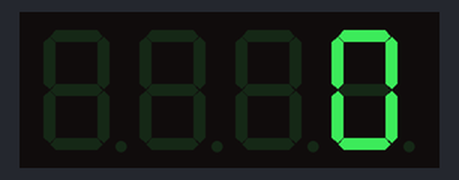
Simulated run of this sketch. Board: Arduino Uno, built with avr-gcc and run on an emulated ATmega328P. On the bench: 4-digit seven-segment display.

Above: at 0.1 s.
At 4.8 s:
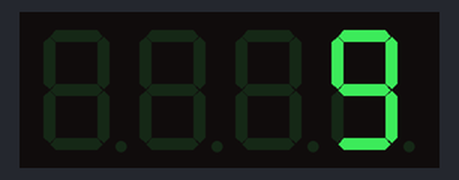
At 9.5 s:
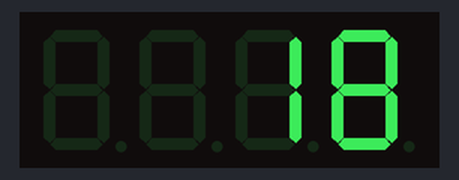
At 19.4 s:
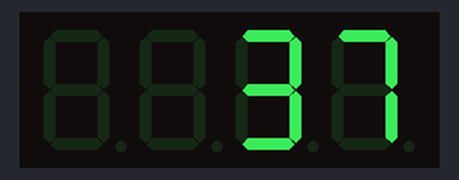
At 29.3 s:
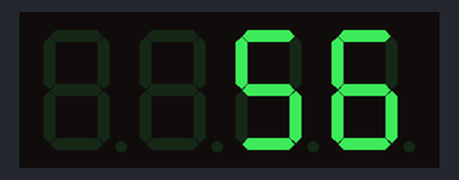
At 39.2 s:
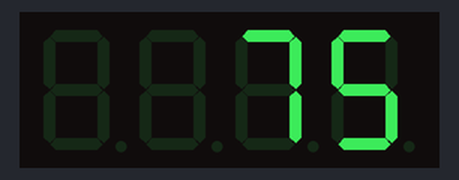

The sketch:

display4Digits.ino
```cpp
#include <TM1637Display.h>
const int CLK = 4; //Set the CLK pin connection to the display into Pin D2
const int DIO = 0; //Set the DIO pin connection to the display into Pin D3


int NumStep = 0;  //Variable to interate

TM1637Display display(CLK, DIO);  //set up the 4-Digit Display.

void setup()
{
  display.setBrightness(0x0a);  //set the diplay to maximum brightness
}


void loop()
{
  for(NumStep = 0; NumStep < 9999; NumStep++)  //Interrate NumStep
  {
    display.showNumberDec(NumStep); //Display the Variable value;
    delay(500);  //A half second delay between steps.
  }
}
```

Measured:
- what the display in image 1 shows lasts 0.5 s, from 4.7 s to 5.2 s
